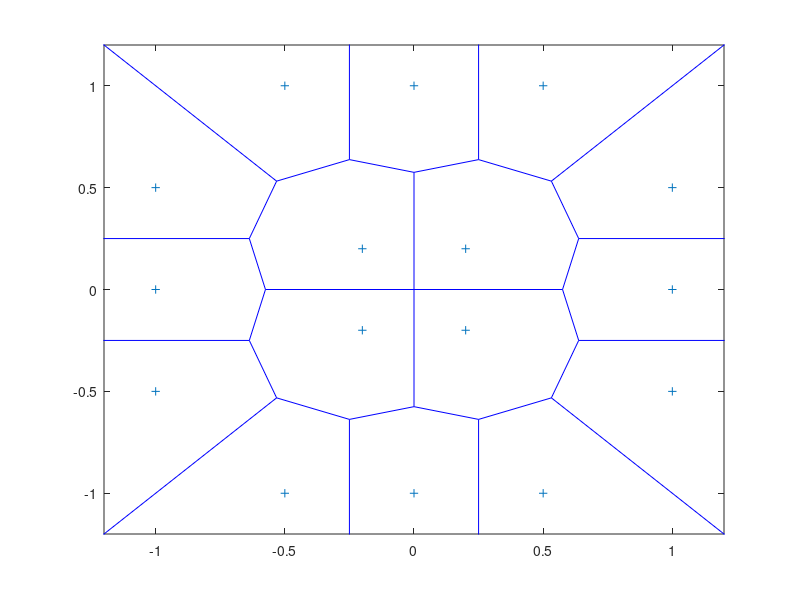

Recreate this plot in MATLAB. (Note: this script raises an error after producing the figure.)
% Set of obstacle points and april tag landmarks
X = [0.2 -0.2; 0.2 0.2; -0.2 0.2; -0.2 -0.2; 1 -0.5; 1 0; 1 0.5; -0.5 1; 0 1; 0.5 1; -1 -0.5; -1 0; -1 0.5; -0.5 -1; 0 -1; 0.5 -1];
% Function to plot coronoi diagram
voronoi(X(:,1),X(:,2));
% Get x and y coordinates of the endoints of each segment in vornoi diagram
[ei, ej] = voronoi(X(:,1),X(:,2));
% writing to disk
writematrix(ei, "ei.csv")
writematrix(ej, "ej.csv")